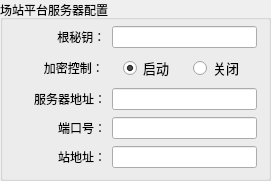
     <widget class="QGroupBox" name="stationGroupBox">
      <property name="geometry">
       <rect>
        <x>520</x>
        <y>290</y>
        <width>271</width>
        <height>181</height>
       </rect>
      </property>
      <property name="title">
       <string>场站平台服务器配置</string>
      </property>
      <layout class="QGridLayout" name="gridLayout_14">
       <property name="topMargin">
        <number>5</number>
       </property>
       <property name="bottomMargin">
        <number>5</number>
       </property>
       <item row="0" column="0" alignment="Qt::AlignRight">
        <widget class="QLabel" name="label_28">
         <property name="text">
          <string>             根秘钥：</string>
         </property>
        </widget>
       </item>
       <item row="0" column="1">
        <widget class="QLineEdit" name="localKeyLineEdit"/>
       </item>
       <item row="1" column="0" colspan="2">
        <layout class="QHBoxLayout" name="horizontalLayout_4">
         <item alignment="Qt::AlignRight">
          <widget class="QLabel" name="label_30">
           <property name="text">
            <string>         加密控制：</string>
           </property>
          </widget>
         </item>
         <item>
          <spacer name="horizontalSpacer_16">
           <property name="orientation">
            <enum>Qt::Horizontal</enum>
           </property>
           <property name="sizeHint" stdset="0">
            <size>
             <width>40</width>
             <height>20</height>
            </size>
           </property>
          </spacer>
         </item>
         <item>
          <widget class="QRadioButton" name="localEncryptRadioButtonOpen">
           <property name="font">
            <font>
             <pointsize>10</pointsize>
            </font>
           </property>
           <property name="text">
            <string>启动</string>
           </property>
           <property name="checked">
            <bool>true</bool>
           </property>
          </widget>
         </item>
         <item>
          <spacer name="horizontalSpacer_2">
           <property name="orientation">
            <enum>Qt::Horizontal</enum>
           </property>
           <property name="sizeHint" stdset="0">
            <size>
             <width>40</width>
             <height>20</height>
            </size>
           </property>
          </spacer>
         </item>
         <item>
          <widget class="QRadioButton" name="localEncryptRadioButtonClose">
           <property name="font">
            <font>
             <pointsize>10</pointsize>
            </font>
           </property>
           <property name="text">
            <string>关闭</string>
           </property>
          </widget>
         </item>
         <item>
          <spacer name="horizontalSpacer">
           <property name="orientation">
            <enum>Qt::Horizontal</enum>
           </property>
           <property name="sizeHint" stdset="0">
            <size>
             <width>40</width>
             <height>20</height>
            </size>
           </property>
          </spacer>
         </item>
        </layout>
       </item>
       <item row="2" column="0" alignment="Qt::AlignRight">
        <widget class="QLabel" name="label_29">
         <property name="text">
          <string>服务器地址：</string>
         </property>
        </widget>
       </item>
       <item row="2" column="1">
        <widget class="QLineEdit" name="localIpLineEdit"/>
       </item>
       <item row="3" column="0" alignment="Qt::AlignRight">
        <widget class="QLabel" name="label_31">
         <property name="text">
          <string>端口号：</string>
         </property>
        </widget>
       </item>
       <item row="3" column="1">
        <widget class="QLineEdit" name="localPortLineEdit"/>
       </item>
       <item row="4" column="0" alignment="Qt::AlignRight">
        <widget class="QLabel" name="label_32">
         <property name="text">
          <string>站地址：</string>
         </property>
        </widget>
       </item>
       <item row="4" column="1">
        <widget class="QLineEdit" name="localStationLineStation"/>
       </item>
      </layout>
     </widget>
